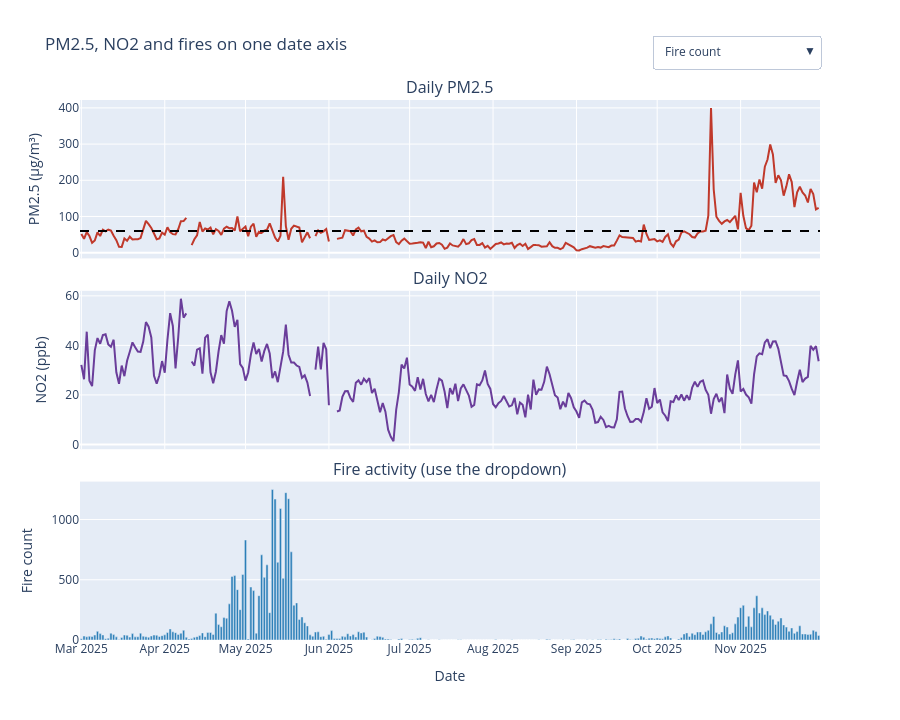

Notebook code cell kept with this figure:
### Markdown cell above
### Dashboard with a fire dropdown

Three panels share one date axis. Use the dropdown to change the fire measure.

### Code cell
metrics = ["fire_count", "fire_frp", "fire_frp_distw", "fire_near300", "fire_night"]
labels = {"fire_count": "Fire count", "fire_frp": "Total FRP (MW)", "fire_frp_distw": "Distance-weighted FRP",
          "fire_near300": "Fires within 300 km", "fire_night": "Night-time fires"}

dash = make_subplots(rows=3, cols=1, shared_xaxes=True, vertical_spacing=0.06,
                     subplot_titles=("Daily PM2.5", "Daily NO2", "Fire activity (use the dropdown)"))
dash.add_trace(go.Scatter(x=daily.index, y=daily["pm25"], name="PM2.5", line=dict(color="#c0392b")), row=1, col=1)
dash.add_hline(y=LIMIT, line_dash="dash", line_color="black", row=1, col=1)
dash.add_trace(go.Scatter(x=daily.index, y=daily["no2"], name="NO2", line=dict(color="#6a3d9a")), row=2, col=1)
for i, m in enumerate(metrics):
    dash.add_trace(go.Bar(x=daily.index, y=daily[m], name=labels[m], marker_color="#2c7fb8", visible=(i == 0)), row=3, col=1)

buttons = [dict(label=labels[m], method="update",
                args=[{"visible": [True, True] + [j == i for j in range(len(metrics))]},
                      {"yaxis3.title.text": labels[m]}]) for i, m in enumerate(metrics)]
dash.update_layout(updatemenus=[dict(buttons=buttons, x=1.0, y=1.12, xanchor="right")],
                   height=720, showlegend=False, title_text="PM2.5, NO2 and fires on one date axis")
dash.update_yaxes(title_text="PM2.5 (µg/m³)", row=1, col=1)
dash.update_yaxes(title_text="NO2 (ppb)", row=2, col=1)
dash.update_yaxes(title_text=labels[metrics[0]], row=3, col=1)
dash.update_xaxes(title_text="Date", row=3, col=1)
dash.show()

### Figure 1 — Plotly figure (JSON) as saved in the notebook; plotly's stock layout.template omitted (floating-point values rounded to 4 significant figures; data arrays with more than 128 entries replaced by an {"elided": "..."} marker saying what was removed)
{"data": [{"line": {"color": "#c0392b"}, "name": "PM2.5", "type": "scatter", "x": {"elided": "275 str values"}, "xaxis": "x", "y": {"elided": "275 float values"}, "yaxis": "y"}, {"line": {"color": "#6a3d9a"}, "name": "NO2", "type": "scatter", "x": {"elided": "275 str values"}, "xaxis": "x2", "y": {"elided": "275 float values"}, "yaxis": "y2"}, {"marker": {"color": "#2c7fb8"}, "name": "Fire count", "type": "bar", "visible": true, "x": {"elided": "275 str values"}, "xaxis": "x3", "y": {"elided": "275 int values"}, "yaxis": "y3"}, {"marker": {"color": "#2c7fb8"}, "name": "Total FRP (MW)", "type": "bar", "visible": false, "x": {"elided": "275 str values"}, "xaxis": "x3", "y": {"elided": "275 float values"}, "yaxis": "y3"}, {"marker": {"color": "#2c7fb8"}, "name": "Distance-weighted FRP", "type": "bar", "visible": false, "x": {"elided": "275 str values"}, "xaxis": "x3", "y": {"elided": "275 float values"}, "yaxis": "y3"}, {"marker": {"color": "#2c7fb8"}, "name": "Fires within 300 km", "type": "bar", "visible": false, "x": {"elided": "275 str values"}, "xaxis": "x3", "y": {"elided": "275 int values"}, "yaxis": "y3"}, {"marker": {"color": "#2c7fb8"}, "name": "Night-time fires", "type": "bar", "visible": false, "x": {"elided": "275 str values"}, "xaxis": "x3", "y": {"elided": "275 int values"}, "yaxis": "y3"}], "layout": {"annotations": [{"font": {"size": 16}, "showarrow": false, "text": "Daily PM2.5", "x": 0.5, "xanchor": "center", "xref": "paper", "y": 1, "yanchor": "bottom", "yref": "paper"}, {"font": {"size": 16}, "showarrow": false, "text": "Daily NO2", "x": 0.5, "xanchor": "center", "xref": "paper", "y": 0.6467, "yanchor": "bottom", "yref": "paper"}, {"font": {"size": 16}, "showarrow": false, "text": "Fire activity (use the dropdown)", "x": 0.5, "xanchor": "center", "xref": "paper", "y": 0.2933, "yanchor": "bottom", "yref": "paper"}], "height": 720, "shapes": [{"line": {"color": "black", "dash": "dash"}, "type": "line", "x0": 0, "x1": 1, "xref": "x domain", "y0": 60, "y1": 60, "yref": "y"}], "showlegend": false, "title": {"text": "PM2.5, NO2 and fires on one date axis"}, "updatemenus": [{"buttons": [{"args": [{"visible": [true, true, true, false, false, false, false]}, {"yaxis3.title.text": "Fire count"}], "label": "Fire count", "method": "update"}, {"args": [{"visible": [true, true, false, true, false, false, false]}, {"yaxis3.title.text": "Total FRP (MW)"}], "label": "Total FRP (MW)", "method": "update"}, {"args": [{"visible": [true, true, false, false, true, false, false]}, {"yaxis3.title.text": "Distance-weighted FRP"}], "label": "Distance-weighted FRP", "method": "update"}, {"args": [{"visible": [true, true, false, false, false, true, false]}, {"yaxis3.title.text": "Fires within 300 km"}], "label": "Fires within 300 km", "method": "update"}, {"args": [{"visible": [true, true, false, false, false, false, true]}, {"yaxis3.title.text": "Night-time fires"}], "label": "Night-time fires", "method": "update"}], "x": 1, "xanchor": "right", "y": 1.12}], "xaxis": {"anchor": "y", "domain": [0, 1], "matches": "x3", "showticklabels": false}, "xaxis2": {"anchor": "y2", "domain": [0, 1], "matches": "x3", "showticklabels": false}, "xaxis3": {"anchor": "y3", "domain": [0, 1], "title": {"text": "Date"}}, "yaxis": {"anchor": "x", "domain": [0.7067, 1], "title": {"text": "PM2.5 (µg/m³)"}}, "yaxis2": {"anchor": "x2", "domain": [0.3533, 0.6467], "title": {"text": "NO2 (ppb)"}}, "yaxis3": {"anchor": "x3", "domain": [0, 0.2933], "title": {"text": "Fire count"}}}}
